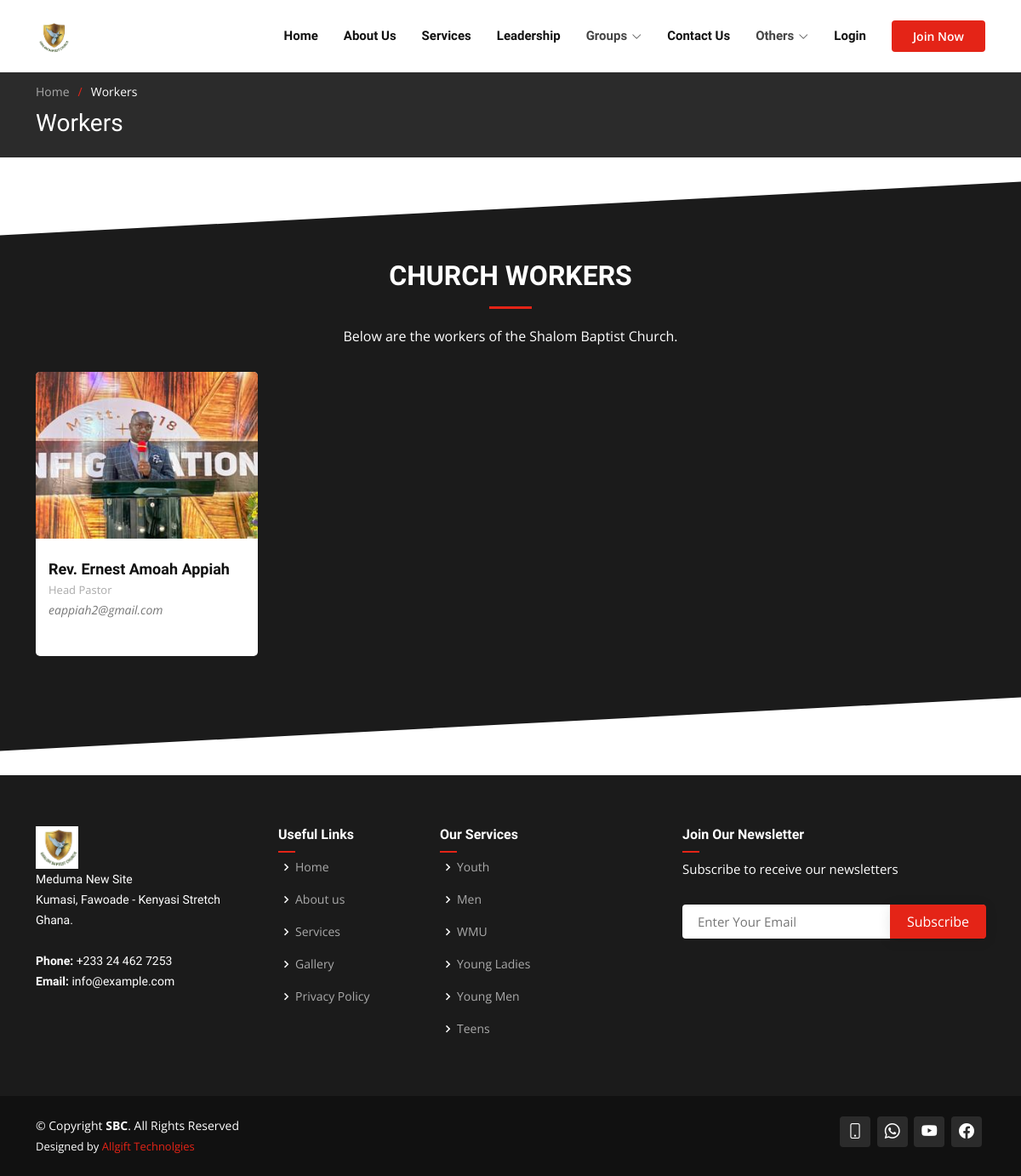
/employees/, run on the app's committed database.
### authy/models.py (models this page shows, shortened)
class Position(models.Model):
    name = models.ForeignKey(Employees, on_delete=models.CASCADE)
    position = models.CharField(max_length=50)
    salary = models.IntegerField(default=0)
    appointment_letter = models.FileField()
    appointed_date = models.DateField(default=timezone.now)

class Employees(models.Model):
    image = models.ImageField(default='default.jpg', upload_to='profile_pics', null=True, blank=True)
    full_name = models.CharField(max_length=50)
    email = models.CharField(max_length=50)
    phone_no = models.CharField(max_length=20)
    gender = models.CharField(max_length=50, choices=GENDER_CHOICES, null=True, blank=True)
    blood_group = models.CharField(max_length=50, choices=BLOOD_CHOICES, null=True, blank=True)
    place_of_residence = models.CharField(max_length=50)
    birth_date = models.DateField(null=True, blank=True)
    education_level = models.CharField(max_length=50, choices=EDUCATION_LEVEL_CHOICES, null=True, blank=True)
    created = models.DateField(auto_now_add=True)
    hometown = models.CharField(max_length=50, null=True, blank=True)
    marital_status = models.CharField(max_length=20, choices=MARRIAGE_STATUS_CHOICE, default='Single')
    next_of_kin_contact = models.CharField(max_length=20, null=True, blank=True)
    ssnit = models.CharField(max_length=50, null=True, blank=True)
    tin = models.CharField(max_length=50, null=True, blank=True)
    def __str__(self):
        return str(self.full_name)

### core/models.py (models this page shows, shortened)
class Auxiliaries(models.Model):
    name = models.CharField(max_length=255)
    designation = models.CharField(max_length=255, blank=True, null=True)
    about_us = models.TextField(blank=True, null=True)
    mission = models.TextField(blank=True, null=True)
    speech = models.TextField(blank=True, null=True)
    president_picture = models.ImageField(default='group.png', upload_to='auxiliaries', blank=True, null=True)
    group_img = models.ImageField(default='group.png', upload_to='auxiliaries', blank=True, null=True)
    contribution_target = models.DecimalField(max_digits=8, decimal_places=2, blank=True, null=True)
    def get_absolute_url(self):
        return reverse('aux_details', args=[str(self.id)])

### core/views.py (the view)
# urls.py: path('employees/', views.employees, name='employees'),
def employees(request):
    auxiliaries = Auxiliaries.objects.all()
    families = Family.objects.all()
    ministries = Ministries.objects.all()
    position = Position.objects.all()
    context = {
        'auxiliaries': auxiliaries,
        'families': families,
        'ministries': ministries,
        'employees': position
    }
    return render(request, 'core/employees.html', context)

### core/models.py (called while the page is built)
    def get_absolute_url(self):
        return reverse('family_details', args=[str(self.id)])

    def get_absolute_url(self):
        return reverse('min_details', args=[str(self.id)])

### templates/core/employees.html (shortened to what this page needs)
{% extends 'base.html' %}
{% load static %}
{% load crispy_forms_tags %}
{% block content %}
    <section class="breadcrumbs">
      <div class="container">
        <ol>
          <li><a href="{% url 'home' %}">Home</a></li>
          <li>Workers</li>
        </ol>
        <h2>Workers</h2>
      </div>
    </section>
    <section id="team" class="team section-bg">
      <div class="container" data-aos="fade-up">
        <div class="section-title">
          <h2>Church Workers</h2>
          <p>Below are the workers of the Shalom Baptist Church.</p>
        </div>
        <div class="row">
            {% for employee in employees %}
                <div class="col-lg-3 col-md-6 d-flex align-items-stretch">
            <div class="member" data-aos="fade-up" data-aos-delay="100">
              <div class="member-img">
                <img src="{{employee.name.image.url}}" class="img-fluid" alt="">
              </div>
              <div class="member-info">
                <h4>{{employee.name}}</h4>
                <span>{{employee.position}}</span>
                  <p>{{employee.name.email}}</p>
              </div>
            </div>
          </div>
            {% empty %}
                <p style="text-align:center;">No Worker Added Yet</p>
            {% endfor %}
        </div>
      </div>
    </section>
{% endblock content %}

### templates/base.html (shortened to what this page needs)
{% load static %}
<!DOCTYPE html>
<html lang="en">
<head>
  <link href="{% static 'assets/vendor/aos/aos.css' %}" rel="stylesheet">
  <link href="{% static 'assets/vendor/bootstrap/css/bootstrap.min.css' %}" rel="stylesheet">
  <link href="{% static 'assets/vendor/bootstrap-icons/bootstrap-icons.css' %}" rel="stylesheet">
  <link href="{% static 'assets/vendor/boxicons/css/boxicons.min.css' %}" rel="stylesheet">
  <link href="{% static 'assets/vendor/glightbox/css/glightbox.min.css' %}" rel="stylesheet">
  <link href="{% static 'assets/vendor/remixicon/remixicon.css' %}" rel="stylesheet">
  <link href="{% static 'assets/vendor/swiper/swiper-bundle.min.css' %}" rel="stylesheet">
  <link href="{% static 'assets/css/style.css' %}" rel="stylesheet">
</head>
<body>
  <header id="header" class="fixed-top d-flex align-items-center">
    <div class="container d-flex align-items-center">
       <a href="{% url 'home' %}" class="logo me-auto"><img src="{% static 'assets/img/shalom_logo.png' %}" alt=""></a>
      <nav id="navbar" class="navbar order-last order-lg-0">
        <ul>
          <li><a href="{% url 'home' %}">Home</a></li>
          <li><a href="/#about">About Us</a></li>
          <li><a href="/#services">Services</a></li>
          <li><a href="{% url 'leadership' %}">Leadership</a></li>
          <li class="dropdown"><a><span>Groups</span> <i class="bi bi-chevron-down"></i></a>
          </li>
          <li><a href="{% url 'contact' %}">Contact Us</a></li>
          <li class="dropdown"><a><span>Others</span> <i class="bi bi-chevron-down"></i></a>
          </li>
           {% if user.is_authenticated%}
           <li class="dropdown"><a><span>{{user.username}}</span> <i class="bi bi-chevron-down dropdown-indicator"></i></a>
            <ul>
              <li><a href="{% url 'profile' request.user %}">Profile</a></li>
              <li><a href="{% url 'logout' %}">Logout</a></li>
            </ul>
          </li>
          {% else %}
          <li><a href="{% url 'login' %}">Login</a></li>
          {% endif %}
        </ul>
      </nav>
      {% if user.is_authenticated%}
        <a href="{% url 'initiate-payment'  %}" class="get-started-btn scrollto">Donate Now</a>
      {% else %}
        <a href="{% url 'join' %}" class="get-started-btn scrollto">Join Now</a>
      {% endif %}
    </div>
  </header>
  {% block content %}
  {% endblock content %}
  <footer id="footer">
    <div class="footer-top">
      <div class="container">
        <div class="row">
          <div class="col-lg-3 col-md-6 footer-contact">
            <a href="{% url 'home' %}" class="logo me-auto"><img src="{% static 'assets/img/shalom_logo.png' %}" alt="" height="50"></a>
            <p>
              Meduma New Site <br>
              Kumasi, Fawoade - Kenyasi Stretch<br>
              Ghana. <br><br>
              <strong>Phone:</strong> +233 24 462 7253<br>
              <strong>Email:</strong> info@example.com<br>
            </p>
          </div>
          <div class="col-lg-2 col-md-6 footer-links">
            <h4>Useful Links</h4>
            <ul>
              <li><i class="bx bx-chevron-right"></i> <a href="{% url 'home' %}">Home</a></li>
              <li><i class="bx bx-chevron-right"></i> <a href="{% url 'home' %}#about">About us</a></li>
              <li><i class="bx bx-chevron-right"></i> <a href="{% url 'home' %}#services">Services</a></li>
              <li><i class="bx bx-chevron-right"></i> <a href="{% url 'gallery' %}">Gallery</a></li>
              <li><i class="bx bx-chevron-right"></i> <a href="{% url 'privacy' %}">Privacy Policy</a></li>
            </ul>
          </div>
          <div class="col-lg-3 col-md-6 footer-links">
            <h4>Our Services</h4>
            <ul>
              {% for aux in auxiliaries%}
                <li><i class="bx bx-chevron-right"></i> <a href="{{aux.get_absolute_url}}">{{aux.name}}</a></li>
              {% endfor %}
            </ul>
          </div>
          <div class="col-lg-4 col-md-6 footer-newsletter">
            <h4>Join Our Newsletter</h4>
            <p>Subscribe to receive our newsletters</p>
            <form action="{% url 'subscribers' %}" method="post">
              <input type="email" name="email" placeholder="Enter Your Email">
              <input type="submit" value="Subscribe">
            </form>
          </div>
        </div>
      </div>
    </div>
    <div class="container d-md-flex py-4">
      <div class="me-md-auto text-center text-md-start">
        <div class="copyright">
          &copy; Copyright <strong><span>SBC</span></strong>. All Rights Reserved
        </div>
        <div class="credits">
          Designed by <a href="https://allgifttechnologies.com/">Allgift Technolgies</a>
        </div>
      </div>
      <div class="social-links text-center text-md-end pt-3 pt-md-0">
        {% if user.is_authenticated %}
            <a href="tel:+233244627253" class="google-plus"><i class="bi bi-phone"></i></a>
          {% else %}
            <a href="tel:+233244627253" class="google-plus"><i class="bi bi-phone"></i></a>
          {% endif %}
          <a href="https://api.whatsapp.com/send?phone=233244627253" class="google-plus"><i class="bi bi-whatsapp"></i></a>
          <a href="https://www.youtube.com/@shalombaptistchurch6140/videos" class="google-plus" target="_blank"><i class="bi bi-youtube"></i></a>
          <a href="https://web.facebook.com/baptistshalom?_rdc=1&_rdr" class="facebook" target="_blank"><i class="bi bi-facebook"></i></a>
      </div>
    </div>
  </footer>
</body>
</html>

### data on the page
Position: name.image (picture), name "Rev. Ernest Amoah Appiah", position "Head Pastor", name.email "eappiah2@gmail.com"
Auxiliaries: name "Youth"
Auxiliaries: name "Men"
Auxiliaries: name "WMU"
Auxiliaries: name "Young Ladies"
Auxiliaries: name "Young Men"
Auxiliaries: name "Teens"
